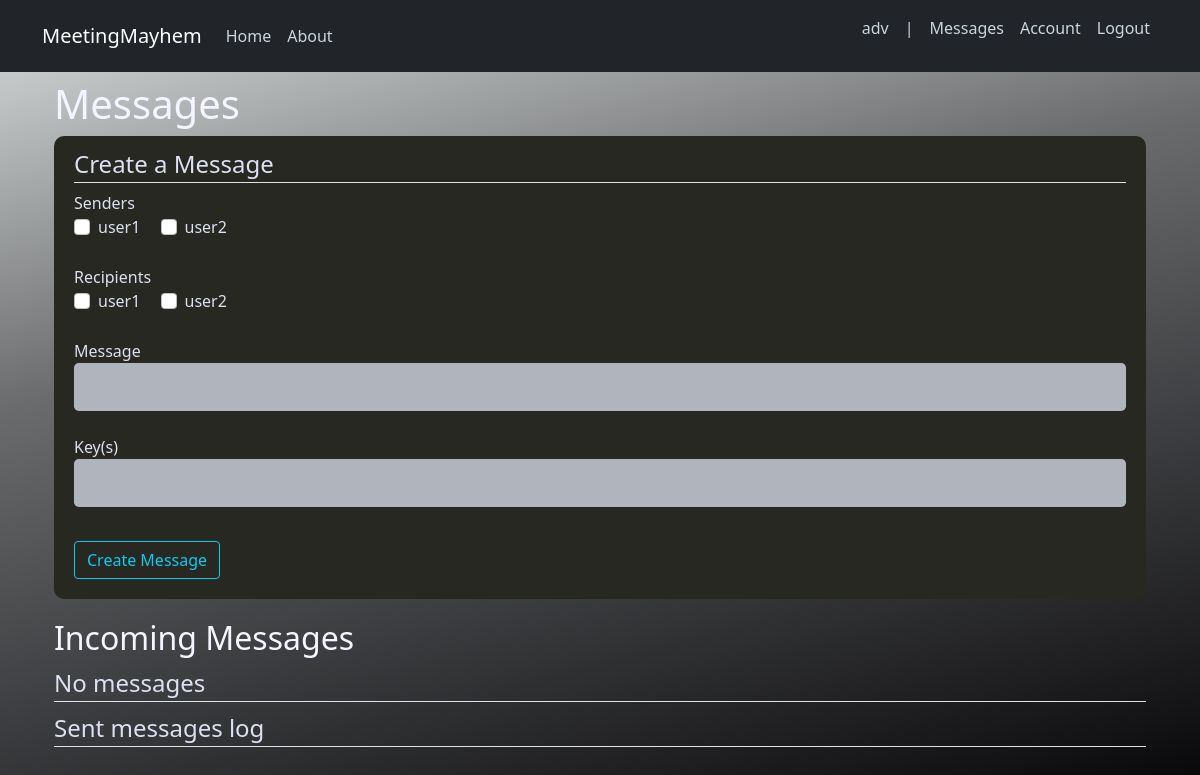
Screenshot of /messages (signed in) with the database file from the repository.
### MeetingMayhem/models.py (models this page shows, shortened)
class User(db.Model, UserMixin):
    id = db.Column(db.Integer, primary_key=True)
    username = db.Column(db.String(20), unique=True, nullable=False)
    email = db.Column(db.String(120), unique=True, nullable=False)
    password = db.Column(db.String(60), nullable=False)
    role = db.Column(db.Integer, nullable=False) #dictates what role the account is
    game = db.Column(db.Integer, db.ForeignKey('game.id'), nullable=True)
    """
    roles: 1 - admin, 2 - GM, 3 - adversary, 4 - user, 5 - spectator
    admin: is able to changes the roles of the users incase we need to do this
    GM: game master, puts different users and adversaries into a specific game instance
    adversary: edits messages from users
    user: plays the game
    spectator: is able to see results for game, probably also messages for each round
    we might also want to make a role thats both an adversary and a user at some point
    """

### MeetingMayhem/routes.py (the view, shortened to what this page needs)
@app.route('/messages', methods=['GET', 'POST']) #POST is enabled here so that users can give the website information to create messages with
@login_required
def messages():
	if not current_user.game:
		flash(f'You are not currently in a game. Please have your game master put you in a game.', 'danger')
		return render_template('home.html', title='Home')
	display_message = None
	if (current_user.role==3):
		return adv_messages_page()

### MeetingMayhem/forms.py (shortened to what this page needs)
class MessageForm(FlaskForm):
	content = StringField('Message', validators=[DataRequired()])
	submit = SubmitField('Send Message')
	encryption_and_signed_keys = StringField('Key(s)')

class AdversaryMessageEditForm(FlaskForm):
	edited_content = StringField('Edited Message')
	msg_num = IntegerField()
	submit_edits = SubmitField('Forward Message')
	send_no_change = SubmitField('Forward Message (no changes)')
	delete_msg = SubmitField('Delete Message')
	encryption_and_signed_keys = StringField('Key(s)')

### MeetingMayhem/models.py (called while the page is built)
@login_manager.user_loader #tells login manager that this is the user loader function
def load_user(user_id):
    return User.query.get(int(user_id))

### MeetingMayhem/templates/adversary_messages.html (shortened to what this page needs)
{% import 'messages.j2' as messages %}
{% extends "layout.html" %}
{% block content %}
    <h1>Messages</h1>
    <div class="content-section">
        <form method="POST" action="">
            <fieldset class="form-group">
                <legend class="border-bottom mb4">Create a Message</legend>
                <div class="form-group">
                <label class="form-control-label" for="name">Senders</label> <br/>
                {% for username in usernames %}
                    <div class="form-check form-check-inline">
                        <input class="form-check-input" type="checkbox" id="inlineCheckbox1" name="senders" value="{{ username }}, ">
                        <label class="form-check-label" for="inlineCheckbox1">{{ username }}</label>
                    </div>
                {% endfor %}
                </div> <br/>
                <div class="form-group">
                <label class="form-control-label" for="name">Recipients</label> <br/>
                {% for username in usernames %}
                    <div class="form-check form-check-inline">
                        <input class="form-check-input" type="checkbox" id="inlineCheckbox1" name="recipients" value="{{ username }}, ">
                        <label class="form-check-label" for="inlineCheckbox1">{{ username }}</label>
                    </div>
                {% endfor %}
                </div> <br/>
                <div class="form-group">
                    {{ msg_form.content.label(class="form-control-label") }}
                    {% if msg_form.content.errors %}
                        {{ msg_form.content(class="form-control form-control-lg is-invalid") }}
                        <div class="invalid-feedback">
                            {% for errors in msg_form.content.errors %}
                                <span>{{ errors }}</span>
                            {% endfor %}
                        </div>
                    {% else %}
                        {{ msg_form.content(class="form-control form-control-lg") }}
                    {% endif %}
                </div> <br>
                <div class="form-group">
                    {{ msg_form.encryption_and_signed_keys.label(class="form-control-label") }}
                    {% if msg_form.encryption_and_signed_keys.errors %}
                        {{ msg_form.encryption_and_signed_keys(class="form-control form-control-lg is-invalid") }}
                        <div class="invalid-feedback">
                            {% for errors in msg_form.encryption_and_signed_keys.errors %}
                                <span>{{ errors }}</span>
                            {% endfor %}
                        </div>
                    {% else %}
                        {{ msg_form.encryption_and_signed_keys(class="form-control form-control-lg") }}
                    {% endif %}
                </div> <br>
            </fieldset>
            <div class="form-group" style="margin:10px 0px;">
                {{ msg_form.submit(value="Create Message", class="btn btn-outline-info") }}
            </div>
        </form>
    </div>
	<div id="Incoming_Messages">
	<h2>Incoming Messages</h2>
	{% if msgs %}
	{% for msg in msgs%}
		<article id="disp-msg-{{(msg[0]).id}}" class="option media content-section" onclick="select_msg(this, {{(msg[0]).id}})">
			<div class="media-body">
				<div class="article-metadata">
				{% if msg[0].is_edited %}
					{% if msg[0].new_sender %}
					<a>New Sender: {{ msg[0].new_sender }} | </a>
					{% else %}
					<a>Sender: {{ msg[0].sender }} | </a>
					{% endif %}
					{% if msg[0].new_recipient %}
					<a>New Recipient: {{ msg[0].new_recipient }}</a>
					{% else %}
					<a>Recipient: {{ msg[0].recipient }}</a>
                    {% endif %}
                    <a>Time Sent: {{ msg[0].time_sent }}</a>
					{% if msg[0].adv_created %}
					<a> | This msg was created by the adversary.</a>
					{% endif %}
					{% if msg[0].is_deleted %}
					<a> | This msg has been deleted.</a>
					{% else %}
					<a> | This msg has been edited.</a>
					{% endif %}
				{% else %}
					<a>Sender: {{ msg[0].sender }} | </a>
					<a>Recipient: {{ msg[0].recipient }}</a>
                    <a>Time Sent: {{ msg[0].time_sent }}</a>
					{% if msg[0].adv_created %}
					<a> | This message was created by the adversary.</a>
					{% endif %}
				{% endif %}
				</div>
				{% if not msg[1] %}
				<p id="msg-content-{{msg[0].id}}" class="article-content">--CANNOT DECRYPT--</p>
				{% else %}
					{% if msg[0].is_edited %}
					<p id="msg-content-{{msg[0].id}}" class="article-content">{{ msg[0].edited_content }}</p>
					{% else %}
					<p id="msg-content-{{msg[0].id}}" class="article-content">{{ msg[0].content }}</p>
					{% endif %}
				{% endif %}
			</div>
                {% if msg[0].is_encrypted %}
				<div class="m-1 row ">
					<div class="rounded-start d-inline col-md-auto bg-warning text-dark border border-3 border-warning">Encrypted For:</div>
					<div class="rounded-end d-inline col-md-auto border border-3 border-warning">{{ msg[0].encryption_details }}</div>
				</div>
				{% endif %}
				{% if msg[0].is_signed %}
				<div class="m-1 row">
					<div class="rounded-start d-inline col-md-auto bg-warning text-dark border border-3 border-warning">Signed by:</div>
					<div class="rounded-end d-inline col-md-auto border border-3 border-warning">{{ msg[0].signed_details }}</div>
				</div>
				{% endif %}
			</article>
	{% endfor %}
	{% else %}
	<legend class="border-bottom mb4">No messages</legend><br/>
	{% endif %}
	</div>
    {% if prev_msgs %}
    <legend class="border-bottom mb4">Sent Messages:</legend>
    {% for prev_msg in prev_msgs%}
        {% if prev_msg[0].is_edited %}
        <article class="media content-section">
            <div class="media-body">
                <div class="article-metadata">
                {% if prev_msg[0].new_sender %}
                <a>New Sender: {{ prev_msg[0].new_sender }} | </a>
                {% else %}
                <a>Sender: {{ prev_msg[0].sender }} | </a>
                {% endif %}
                {% if prev_msg[0].new_recipient %}
                <a>New Recipient: {{ prev_msg.new_recipient }}</a>
                {% else %}
                <a>Recipient: {{ prev_msg[0].recipient }}</a>
                {% endif %}
                {% if prev_msg[0].adv_created %}
                <a> | This message was created by the adversary.</a>
                {% endif %}
                <a>Time Sent: {{ prev_msg[0].time_sent }} </a>
                {% if prev_msg[0].is_deleted %}
                <a> | This message has been deleted.</a>
                {% else %}
                <a> | This message has been edited.</a>
                {% endif %}
                </div>
                {% if prev_msg[0].edited_content %}
                <p class="article-content">{{ prev_msg[0].edited_content }}</p>
                {% else %}
                <p class="article-content">{{ prev_msg[0].content }}</p>
                {% endif %}
            </div>
        </article>
        {% elif prev_msg[0].adv_created %}
        <article class="media content-section">
            <div class="media-body">
                <div class="article-metadata">
                <a>Sender: {{ prev_msg[0].sender }} | </a>
                <a>Recipient: {{ prev_msg[0].recipient }}</a>
                <a>Time Sent: {{ prev_msg[0].time_sent }} </a>
                <a> | This message was created by the adversary.</a>
                </div>
                <p class="article-content">{{ prev_msg[0].content }}</p>
            </div>
        </article>
        {% else %}
			<article class="media content-section">
            <div class="media-body">
                <div class="article-metadata">
                <a>Sender: {{ prev_msg[0].sender }} | </a>
                <a>Recipient: {{ prev_msg[0].recipient }}</a>
                <a>Time Sent: {{ prev_msg[0].time_sent }} </a>
                </div>
				{% if not prev_msg[1] %}
				<p class="article-content">--CANNOT DECRYPT--</p>
				{% else %}
				<p class="article-content">{{ prev_msg[0].content }}</p>
				{% endif %}
            </div>
			{% if prev_msg[0].is_encrypted %}
			<div class="m-1 row ">
				<div class="rounded-start d-inline col-md-auto bg-warning text-dark border border-3 border-warning">Encrypted For:</div>
				<div class="rounded-end d-inline col-md-auto border border-3 border-warning">{{ prev_msg[0].encryption_details }}</div>
			</div>
			{% endif %}
			{% if prev_msg[0].is_signed %}
			<div class="m-1 row">
				<div class="rounded-start d-inline col-md-auto bg-warning text-dark border border-3 border-warning">Signed by:</div>
				<div class="rounded-end d-inline col-md-auto border border-3 border-warning">{{ prev_msg[0].signed_details }}</div>
			</div>
			{% endif %}
        </article>
			{% endif %}
    {% endfor %}
	{% else %}
	<legend class="border-bottom mb4">Sent messages log</legend>
    {% endif %}
{% endblock content %}

### MeetingMayhem/templates/layout.html (shortened to what this page needs)
<!DOCTYPE html>
<html>
<head>
    <link href="https://cdn.jsdelivr.net/npm/bootstrap@5.0.0/dist/css/bootstrap.min.css" rel="stylesheet">
	<link rel="stylesheet" type="text/css" href="{{ url_for('static', filename='main.css') }}">
</head>
<body>
    <header class="site-header">
        <nav class="navbar navbar-expand-md navbar-dark bg-dark fixed-top">
            <div class="container">
            <a class="navbar-brand mr-4" href="/">MeetingMayhem</a>
            <div class="collapse navbar-collapse" id="navbarToggle">
                <div class="navbar-nav mr-auto">
                <a class="nav-item nav-link" href="{{ url_for('home') }}">Home</a>
                <a class="nav-item nav-link" href="{{ url_for('about') }}">About</a>
                </div>
                <div class="navbar-nav ms-auto">
                    {% if current_user.is_authenticated %}
                        <p class="nav-item nav-link" >{{ current_user.username }}</p>
                        <p class="nav-item nav-link">|</p>
                        {% if current_user.game != None %}
                        <a class="nav-item nav-link" href="{{ url_for('messages') }}">Messages</a>
                        {% endif %}
                        <a class="nav-item nav-link" href="{{ url_for('account') }}">Account</a>
                        <a class="nav-item nav-link" href="{{ url_for('logout') }}">Logout</a>
                    {% else %}
                        <a class="nav-item nav-link" href="{{ url_for('login') }}">Login</a>
                        <a class="nav-item nav-link" href="{{ url_for('register') }}">Register</a>
                    {% endif %}
                </div>
            </div>
            </div>
        </nav>
    </header>
    <main role="main" class="container" style="width:100%;">
    <div class="row" style="width:100%;margin:auto;">
        <div style="width:100%;">
        {% block content %}{% endblock %}
    </div>
    <div>
        <br><br><br>
    </div>
    </main>
</body>
</html>

### MeetingMayhem/static/main.css (style rules this page uses)
html { height:100%; }
body { background: rgb(0,0,0); background: linear-gradient(346deg, rgba(0,0,0,1) 0%, rgba(10,10,47,1) 15%, rgba(86,103,131,1) 67%, rgba(190,230,245,1) 100%); color: #444; margin-top: 5rem; background-attachment: fixed; }
h1, h2, h3, h4, h5, h6 { color: white; }
.site-header .navbar-nav .nav-link { color: #cbd5db; }
.content-section { background: #888888; padding: 10px 20px; border: 1px solid #dddddd; border-radius: 3px; margin-bottom: 20px; }

### MeetingMayhem/templates/layout.html (style rules this page uses)
body { background: rgb(0,0,0); background: linear-gradient(346deg, rgba(0,0,0,1) 0%, rgb(19, 19, 22) 10%, rgb(106, 108, 110) 64%, rgb(219, 222, 223) 100%); color: #444; margin-top: 5rem; background-attachment: fixed; color:#dce0f1; }
h1, h2, h3, h4, h5, h6 { color: #f5f5ff; }
.content-section { background: #272822; padding: 10px 20px; border:none; border-radius: 10px; margin-bottom: 20px; }
input[type=text], select { background-color:#b0b4bd; border:none; }

### rows the page displays
User: username "adv"
User: username "user1"
User: username "user2"

### other values shown
{{ msg_form.content.label(class="form-control-label") }} "Message"
{{ msg_form.encryption_and_signed_keys.label(class="form-control-label") }} "Key(s)"
